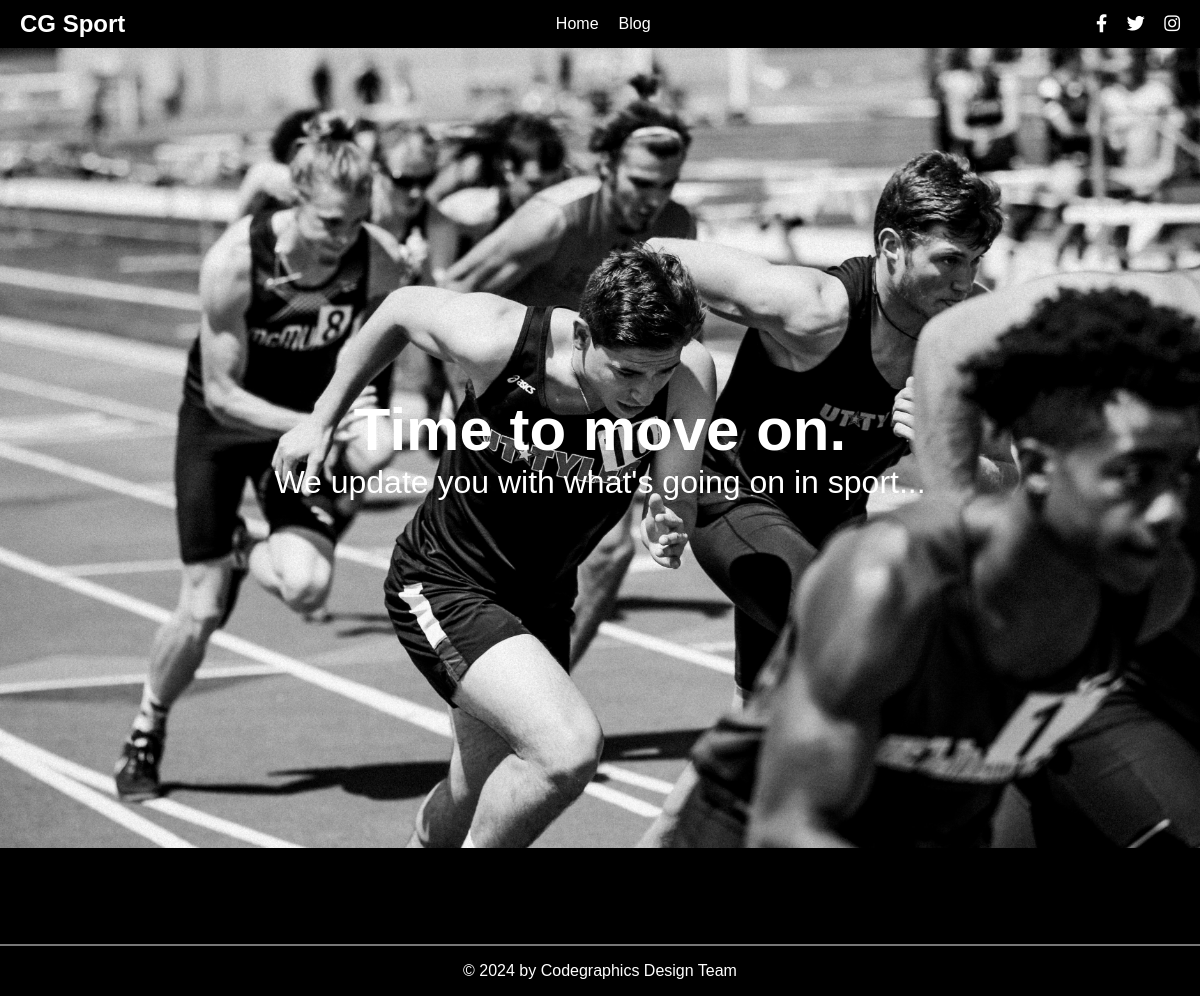
/blog, run on an earlier commit of the app's database.
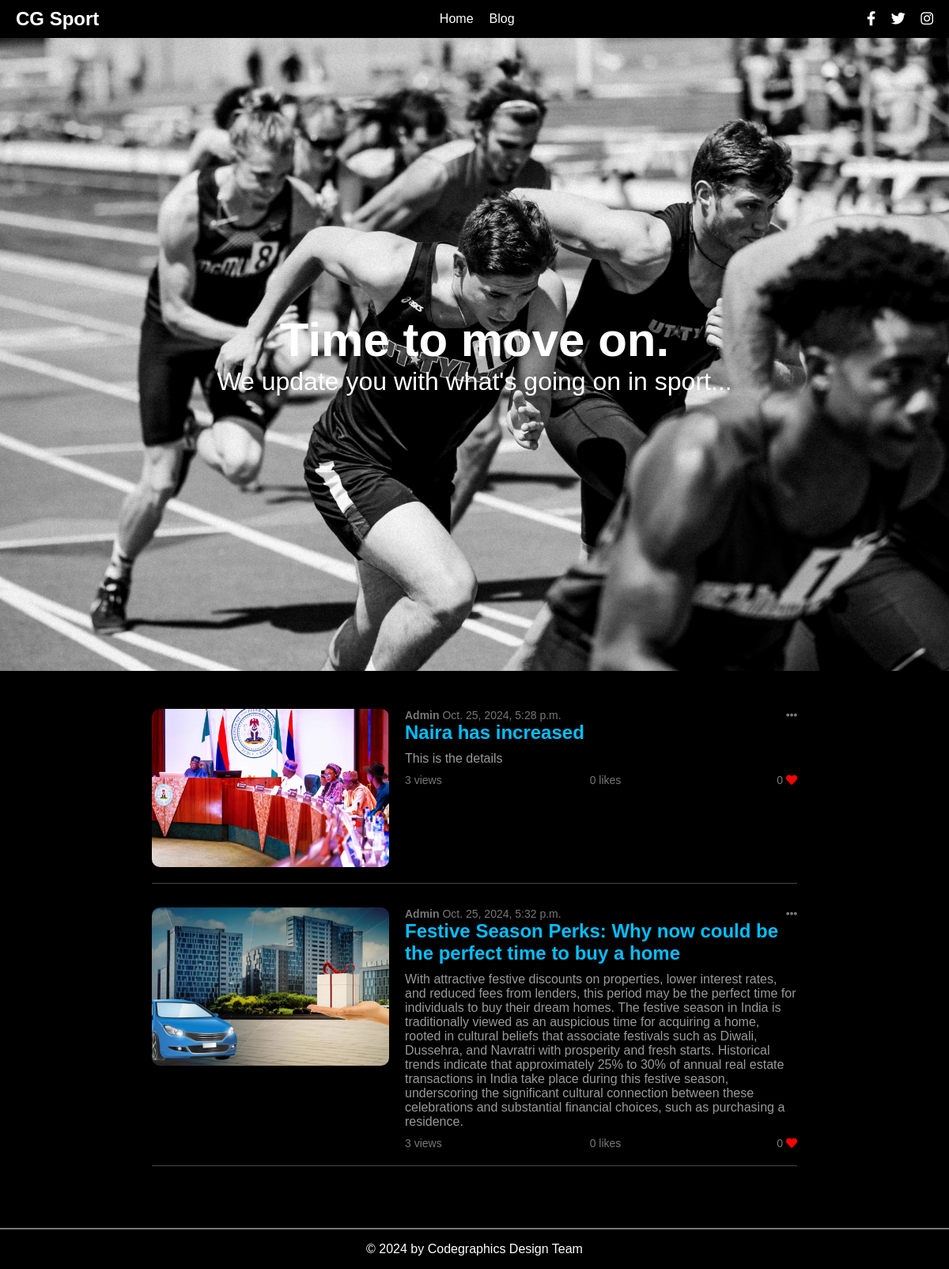
And on a later commit of the database.
### app/models.py (models this page shows, shortened)
class Post(models.Model):
    title = models.CharField(max_length=255)
    image = models.FileField(upload_to='posts', blank=True, null=True)
    category = models.ForeignKey(Category, on_delete=models.CASCADE)
    details = models.TextField()
    date = models.DateTimeField(auto_now=True)
    views = models.IntegerField(default=0)
    likes = models.IntegerField(default=0)
    class Meta:
        verbose_name = 'Post'

### app/views.py (the view)
# urls.py: path('', views.index, name='index'),
def index(request):
    posts = models.Post.objects.all()
    return render(request, 'app/index.html', {'posts': posts})

### app/templates/app/index.html (shortened to what this page needs)
{% load static %}
<!DOCTYPE html>
<html lang="en">
  <head>
    <link rel="stylesheet" href="{% static 'app/style.css' %}" />
    <link
      rel="stylesheet"
      href="https://cdnjs.cloudflare.com/ajax/libs/font-awesome/5.15.3/css/all.min.css"
    />
  </head>
  <body>
    <header>
      <div class="logo">CG Sport</div>
      <nav>
        <ul>
          <li><a href="#">Home</a></li>
          <li><a href="blog.html">Blog</a></li>
        </ul>
      </nav>
      <div class="social-icons">
        <a href="#"><i class="fab fa-facebook-f"></i></a>
        <a href="#"><i class="fab fa-twitter"></i></a>
        <a href="#"><i class="fab fa-instagram"></i></a>
      </div>
    </header>
    <section class="showcase">
      <div class="showcase-content">
        <h1>Time to move on.</h1>
        <p class="lead">We update you with what's going on in sport...</p>
        </div>
    </section>
    <section class="blog-posts" id="blog-posts">
      {% for post in posts %}
      <a href="{% url 'blog' post.id %}">
        <div class='blog-post'>
          <img src="{{post.image.url}}" alt="{{post.title}}">
          <div class="blog-content">
              <div class="blog-meta">
                  <span><b>Admin</b> {{post.date}}</span>
                  <span><i class="fas fa-ellipsis-h"></i></span>
              </div>
              <h2>{{post.title}}</h2>
              <p>{{post.details}}</p>
              <div class="blog-meta">
                  <span>{{post.views}} views</span>
                  <span>{{post.likes}} likes</span>
                  <div class="blog-actions">
                      <span>{{post.likes}} <i class="fas fa-heart"></i></span>
                  </div>
              </div>
          </div>
        </div>
      </a>
      {% endfor %}
    </section>
    <footer><p>&copy; 2024 by Codegraphics Design Team</p></footer>
  </body>
</html>

### app/static/app/style.css (style rules this page uses)
* { margin: 0; padding: 0; box-sizing: border-box; text-decoration: none; }
body { font-family: "Arial", sans-serif; }
header { display: flex; justify-content: space-between; align-items: center; padding: 10px 20px; background-color: #000; color: #fff; }
header .logo { font-size: 24px; font-weight: bold; }
nav ul { list-style: none; display: flex; gap: 20px; }
nav ul li a { color: white; text-decoration: none; }
.social-icons a { color: white; margin-left: 15px; }
.social-icons a i { font-size: 18px; }
.showcase { background: url("images/sport3.jpg") no-repeat center center/cover; height: 100vh; display: flex; flex-direction: column; justify-content: center; align-items: center; color: white; text-align: center; }
.showcase-content h1 { font-size: 60px; font-weight: bold; }
.showcase-content .lead { font-size: 2rem; }
.blog-posts { padding: 3rem 12rem; background-color: #000; color: #fff; }
.blog-post { display: flex; margin-bottom: 30px; border-bottom: 1px solid #444; padding-bottom: 20px; }
.blog-post img { width: 300px; height: 200px; object-fit: cover; margin-right: 20px; border-radius: 10px; }
.blog-content { flex: 1; }
.blog-content h2 { color: #00bfff; }
.blog-content p { color: #999; margin: 10px 0; }
.blog-meta { display: flex; justify-content: space-between; color: #777; }
.blog-meta span { font-size: 14px; }
.blog-actions { display: flex; justify-content: flex-end; align-items: center; }
.blog-actions span { margin-left: 10px; color: #777; cursor: pointer; }
.blog-actions i { color: red; }
footer { color: #fff; background-color: #000; text-align: center; padding: 1rem; border-top: #777 2px solid; }

What changed in the data, as far as the page shows it:
added Post: image (picture), date "Oct. 25, 2024, 5:28 p.m.", title "Naira has increased", details "This is the details", views "3", likes "0"
added Post: image (picture), date "Oct. 25, 2024, 5:32 p.m.", title "Festive Season Perks: Why now could be the perfect time to buy a home", details "With attractive festive discounts on properties, lower interest rates, and reduced fees from lenders, this period may be the perfect time for individuals to buy their dream homes. The festive season in India is traditionally viewed as an auspicious time for acquiring a home, rooted in cultural beliefs that associate festivals such as Diwali, Dussehra, and Navratri with prosperity and fresh starts. Historical trends indicate that approximately 25% to 30% of annual real estate transactions in India take place during this festive season, underscoring the significant cultural connection between these celebrations and substantial financial choices, such as purchasing a residence.", views "3", likes "0"
